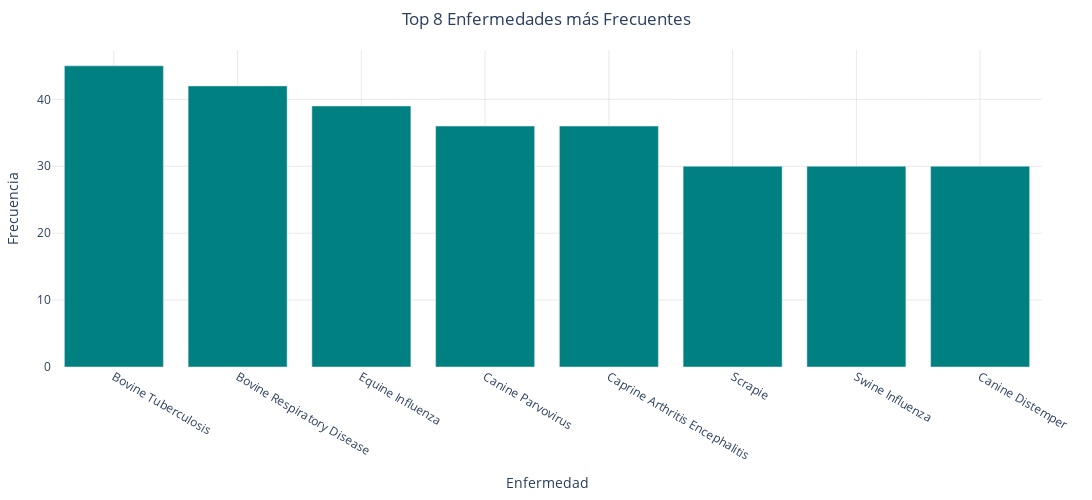

Source (notebook cell):
### Code cell
disease_count = df['Disease_Prediction'].value_counts().head(8)
fig1 = go.Figure([go.Bar(x=disease_count.index, y=disease_count.values, marker_color='teal')])
fig1.update_layout(
    title="Top 8 Enfermedades más Frecuentes",
    xaxis_title="Enfermedad",
    yaxis_title="Frecuencia"
)
fig1 = bar_style(fig1)
fig1.show()

### Figure 1 — Plotly figure (JSON) as saved in the notebook; plotly's stock layout.template omitted (floating-point values rounded to 4 significant figures)
{"data": [{"marker": {"color": "teal"}, "type": "bar", "x": ["Bovine Tuberculosis", "Bovine Respiratory Disease", "Equine Influenza", "Canine Parvovirus", "Caprine Arthritis Encephalitis", "Scrapie", "Swine Influenza", "Canine Distemper"], "y": [45, 42, 39, 36, 36, 30, 30, 30]}], "layout": {"height": 500, "margin": {"b": 50, "l": 50, "r": 50, "t": 50}, "paper_bgcolor": "rgba(0,0,0,0)", "plot_bgcolor": "rgba(0,0,0,0)", "title": {"text": "Top 8 Enfermedades más Frecuentes", "x": 0.5}, "width": 1400, "xaxis": {"gridcolor": "lightgrey", "gridwidth": 0.5, "showgrid": true, "title": {"text": "Enfermedad"}}, "yaxis": {"gridcolor": "lightgrey", "gridwidth": 0.5, "showgrid": true, "title": {"text": "Frecuencia"}}}}
